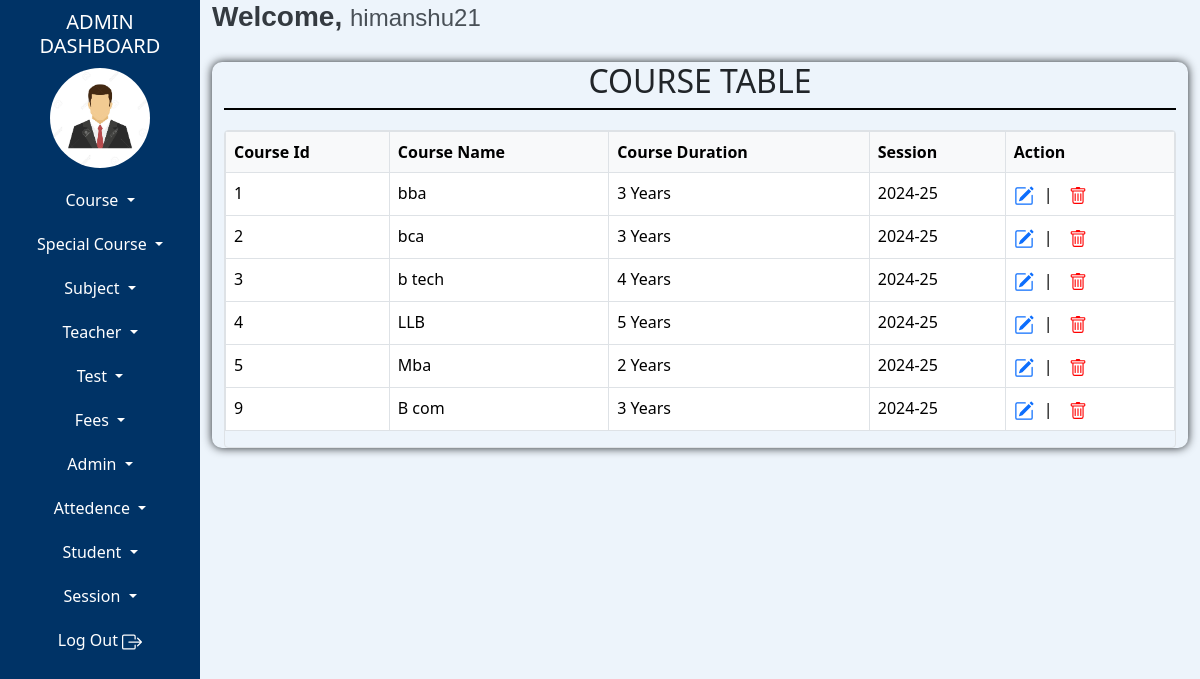
/admin/course-table.php (signed in), run on the app's committed database.
### tables this page shows
CREATE TABLE `tblcourse` (
  `courseId` int(10) NOT NULL AUTO_INCREMENT,
  `courseName` varchar(100) NOT NULL,
  `courseDuration` varchar(10) NOT NULL,
  `sessionId` int(10) NOT NULL,
  PRIMARY KEY (`courseId`)
);

CREATE TABLE `tblsession` (
  `sessionId` int(10) NOT NULL AUTO_INCREMENT,
  `sessionName` varchar(15) NOT NULL,
  `addedIpAddress` varchar(100) NOT NULL,
  `addedDateTime` datetime NOT NULL,
  `updatedIpAddress` varchar(100) NOT NULL,
  `updatedDateTime` datetime NOT NULL,
  `status` int(2) NOT NULL,
  PRIMARY KEY (`sessionId`)
);

### admin/course-table.php (the view, shortened to what this page needs)
<?php
include "admin-dashboard-top.php";
include "admin-dashboard-content.php";
$query="SELECT * FROM tblcourse";
$stmt=$conn->prepare($query);
$stmt->execute();
?>
<!doctype html>
<html lang="en">
  <head>
    <link href="https://cdn.jsdelivr.net/npm/bootstrap@5.3.3/dist/css/bootstrap.min.css" rel="stylesheet">
  </head>
<body>
<div class="container-fluid">
    <div class="row">
        <div class="col-md-12 tbl-content">
            <div class="tbl-heading">
            <h2>COURSE TABLE</h2>
            </div>
            <table class="table table-hover table-bordered">
              <thead>
                <tr>
                  <th scope="col">Course Id</th>
                  <th scope="col">Course Name</th>
                  <th scope="col">Course Duration</th>
                  <th scope="col">Session</th>
                  <th scope="col">Action</th>
                </tr>
              </thead>
              <tbody>
                <?php
                    while($result=$stmt->fetch())
                    {
                ?>
                    <tr>
                    <td><?php echo $result['courseId']; ?></td>
                     <td><?php echo $result['courseName']; ?></td>
                     <td>
                        <?php
                            if($result['courseDuration']==1)
                            {
                                echo "1 Year";
                            }
                            else if($result['courseDuration']==2)
                            {
                                echo "2 Years";
                            }
                            else if($result['courseDuration']==3)
                            {
                                echo "3 Years";
                            }
                            else if($result['courseDuration']==4)
                            {
                                echo "4 Years";
                            }
                            else
                            {
                                echo "5 Years";
                            }
                        ?>
                     </td>
                     <td>
                        <?php
                            $sessionId = $result['sessionId'];
                            $sessionstmt=$conn->prepare("SELECT * FROM tblsession WHERE sessionId=:sessionId");
                            $sessionstmt->bindParam(":sessionId",$sessionId);
                            $sessionstmt->execute();
                            $sessions=$sessionstmt->fetch();
                            echo $sessions ? $sessions["sessionName"] : "<span class='text-danger'>Unknown Session</span>";
                        ?>
                    </td>
                    <td>
                        <div class="icons">
                            <a href="edit-course.php?courseId=<?php echo $result['courseId'] ?>">
                            </a>
                            |
                            <form action="delete-course.php" method="POST" onsubmit="return confirm('Are you sure you want to delete this course?');">
                                <button type="submit" style="border: none; background: none; cursor: pointer;">
                                </button>
                            </form>
                        </div>
                    </td>
                </tr>
                <?php
                }
                ?>
              </tbody>
            </table>
        </div>
    </div>
</div>
</body>
</div>
</div>
<?php
    include "admin-dashboard-footer.php"
?>

### admin/admin-dashboard-content.php (shortened to what this page needs)
<link href="https://cdn.jsdelivr.net/npm/bootstrap@5.3.3/dist/css/bootstrap.min.css" rel="stylesheet">
  </head>
  <body>
    <div class="container-fluid">
        <div class="row">
            <div class="col-md-2  left-side">
                <div class="heading">
                    <h5>ADMIN DASHBOARD</h5>
                </div>
                <div class="image">
                    <a href="admin-dashboard.php">
                    <?php
                        $query = "select * from tbladmin where adminId=:adminId";
                        $stmt=$conn->prepare($query);
                        $stmt->bindParam(":adminId",$adminId);
                        $stmt->execute();
                        $result = $stmt->fetch();
                        if (!empty($result['picture']))
                        {
                        	echo '<img src="'.$result['picture'].'" style=" height: 100px;" />';
                        }
                        else
                        {
                        	if ($result['adminGender'] == '1')
                        	{
                        		echo '<img src="images/female-logo.jpg" alt="Male" style="height: 100px; width: 100px;" />';
                        	}
                        	elseif ($result['adminGender'] == '2')
                        	{
                        		echo '<img src="images/male-logo.jpg" alt="Female" style="height: 100px; width: 100px;" />';
                        	}
                        }
                    ?>
                    </a>
                </div>
                <div class="buttons">
                    <div class="dropdown ">
                      <button class="btn dropdown-toggle w-100 nav-link left-btn" type="button" data-bs-toggle="dropdown" aria-expanded="false">
                        Course
                      </button>
                    </div>
                    <div class="dropdown ">
                      <button class="btn dropdown-toggle w-100 nav-link left-btn" type="button" data-bs-toggle="dropdown" aria-expanded="false">
                        Special Course
                      </button>
                    </div>
                    <div class="dropdown ">
                      <button class="btn dropdown-toggle w-100 nav-link left-btn" type="button" data-bs-toggle="dropdown" aria-expanded="false">
                        Subject
                      </button>
                    </div>
                    <div class="dropdown ">
                      <button class="btn dropdown-toggle w-100 nav-link left-btn" type="button" data-bs-toggle="dropdown" aria-expanded="false">
                        Teacher
                      </button>
                    </div>
                    <div class="dropdown ">
                      <button class="btn dropdown-toggle w-100 nav-link left-btn" type="button" data-bs-toggle="dropdown" aria-expanded="false">
                        Test
                      </button>
                    </div>
                    <div class="dropdown ">
                      <button class="btn dropdown-toggle w-100 nav-link left-btn" type="button" data-bs-toggle="dropdown" aria-expanded="false">
                        Fees
                      </button>
                    </div>
                    <div class="dropdown ">
                      <button class="btn dropdown-toggle w-100 nav-link left-btn" type="button" data-bs-toggle="dropdown" aria-expanded="false">
                        Admin
                      </button>
                    </div>
                    <div class="dropdown ">
                      <button class="btn dropdown-toggle w-100 nav-link left-btn" type="button" data-bs-toggle="dropdown" aria-expanded="false">
                        Attedence
                      </button>
                    </div>
                    <div class="dropdown ">
                      <button class="btn dropdown-toggle w-100 nav-link left-btn" type="button" data-bs-toggle="dropdown" aria-expanded="false">
                        Student
                      </button>
                    </div>
                    <div class="dropdown ">
                      <button class="btn dropdown-toggle w-100 nav-link left-btn" type="button" data-bs-toggle="dropdown" aria-expanded="false">
                        Session
                      </button>
                    </div>
                    <a href="logout-admin.php" class="btn left-btn w-100 nav-link">
                        Log Out
                    </a>
                </div>
            </div>
            <div class="col-md-10 col-sm-10 right-side">
                <div>
                    <h3 class="welcome-text">Welcome, <span class="admin-name"><?php echo $result['adminName']; ?></span></h3>
                </div>

### admin/admin-dashboard-content.php (style rules this page uses)
.left-side { background-color:#003366; color:white; height:200vh; }
.heading { text-align:center; margin:10px auto; }
.image { display:flex; justify-content:center; }
.image img { border-radius:60px; }
.left-btn { color:white; transition: background-color 0.3s ease; margin-top:20px; }
.right-side { background-color:#edf4fb; }
.welcome-text { font-family: 'Poppins', sans-serif; font-size: 28px; font-weight: 600; color: #343a40; }
.admin-name { font-family: 'Montserrat', sans-serif; font-size: 24px; font-weight: 400; color: #495057; }

### admin/course-table.php (style rules this page uses)
.tbl-heading { text-align:center; border-bottom:2px solid black; margin-bottom:20px; }
.tbl-content { box-shadow:0 0 10px; margin-top:20px; border-radius:10px; }
.icons { display: flex; align-items: center; gap: 10px; }

### admin/admin-dashboard-footer.php (style rules this page uses)
.table-responsive .table thead th { position: sticky; top: 0; z-index: 10; background-color: #f8f9fa; box-shadow: 0 2px 2px -1px rgba(0,0,0,0.4); }

### data on the page
tblcourse: courseId "1", courseName "bba", courseDuration "3 Years", sessionId.sessionName "2024-25"
tblcourse: courseId "2", courseName "bca", courseDuration "3 Years", sessionId.sessionName "2024-25"
tblcourse: courseId "3", courseName "b tech", courseDuration "4 Years", sessionId.sessionName "2024-25"
tblcourse: courseId "4", courseName "LLB", courseDuration "5 Years", sessionId.sessionName "2024-25"
tblcourse: courseId "5", courseName "Mba", courseDuration "2 Years", sessionId.sessionName "2024-25"
tblcourse: courseId "9", courseName "B com", courseDuration "3 Years", sessionId.sessionName "2024-25"

### other printed values
$result['adminName'] "himanshu21"
